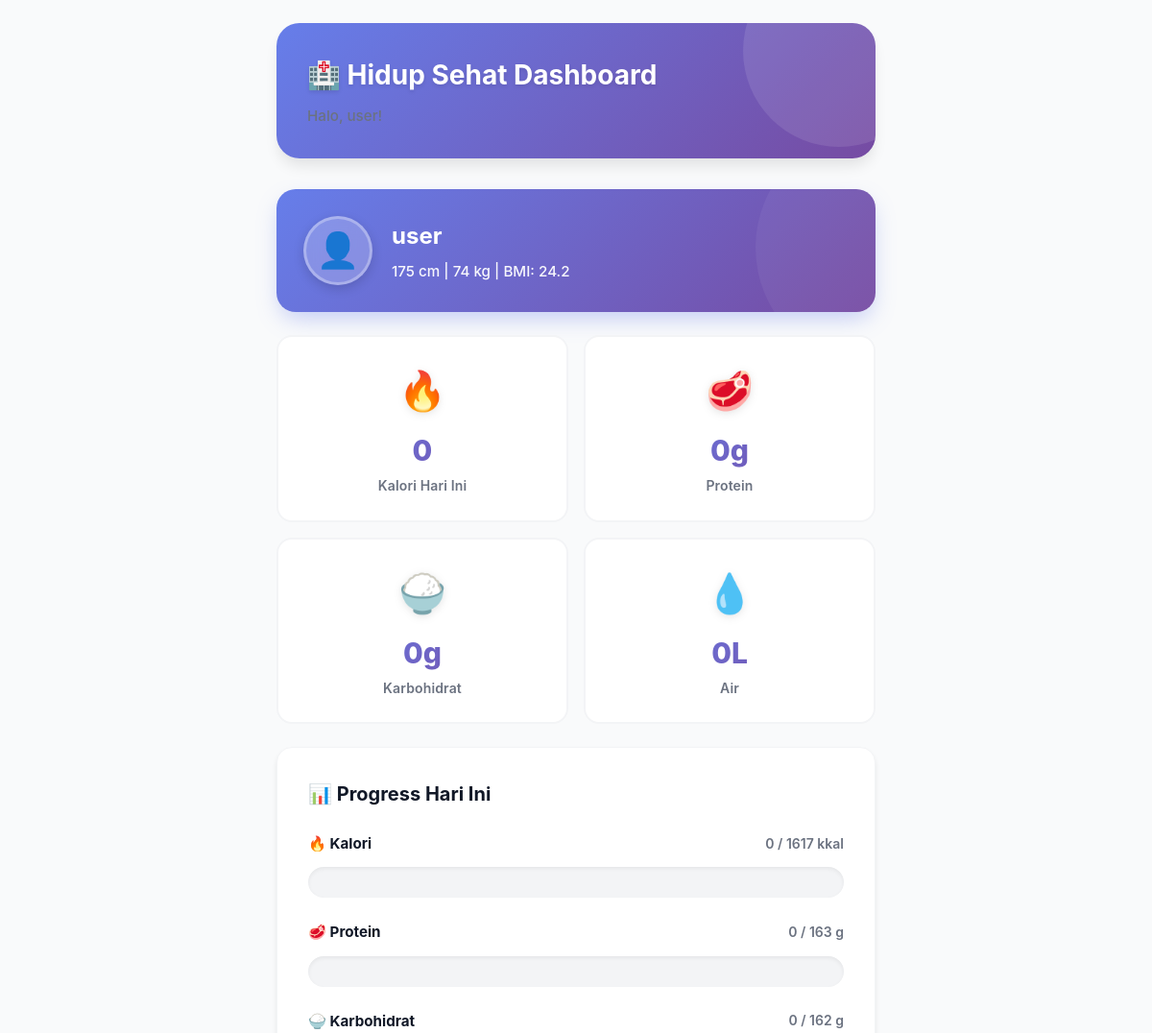
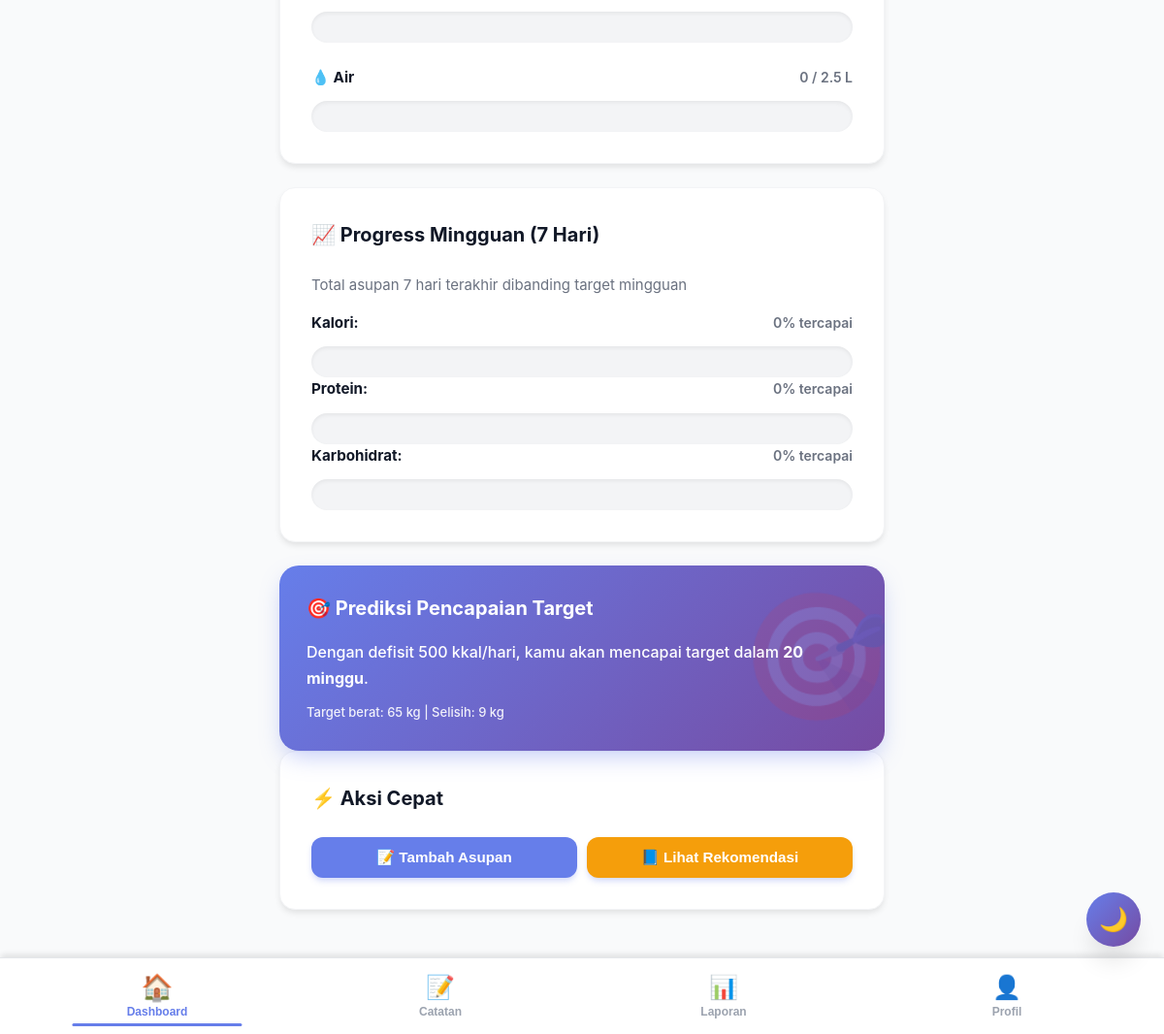
/dashboard.php (signed in), run on the app's committed database (2 pictures, top to bottom).
### tables this page shows
CREATE TABLE `users` (
  `id` int NOT NULL,
  `username` varchar(50) NOT NULL,
  `email` varchar(100) NOT NULL,
  `password` varchar(255) NOT NULL,
  `security_question_1` varchar(255) DEFAULT NULL,
  `security_answer_1` varchar(255) DEFAULT NULL,
  `security_question_2` varchar(255) DEFAULT NULL,
  `security_answer_2` varchar(255) DEFAULT NULL,
  `reset_token` varchar(100) DEFAULT NULL,
  `reset_token_expiry` datetime DEFAULT NULL,
  `nama_lengkap` varchar(100) NOT NULL,
  `usia` int NOT NULL,
  `gender` enum('L','P') NOT NULL COMMENT 'L = Laki-laki, P = Perempuan',
  `tinggi` int NOT NULL COMMENT 'dalam cm',
  `berat` int NOT NULL COMMENT 'dalam kg',
  `aktivitas` enum('rendah','sedang','tinggi') NOT NULL,
  `tujuan` enum('kesehatan','diet','otot') NOT NULL DEFAULT 'kesehatan',
  `berat_target` int DEFAULT NULL COMMENT 'hanya diisi jika tujuan bukan kesehatan',
  `created_at` timestamp NULL DEFAULT CURRENT_TIMESTAMP
);

### includes/functions.php (called while the page is built, shortened)
<?php
function hitungTDEE($berat, $tinggi, $usia, $gender, $aktivitas, $tujuan) {
    $bmr = ($gender === 'L')
        ? (10 * $berat + 6.25 * $tinggi - 5 * $usia + 5)
        : (10 * $berat + 6.25 * $tinggi - 5 * $usia - 161);
    switch($aktivitas) {
        case 'rendah':
            $faktor = 1.2;
            break;
    }
    $tdee = $bmr * $faktor;
    if ($tujuan === 'diet') $tdee -= 500;
    elseif ($tujuan === 'otot') $tdee += 300;
    return max(1200, round($tdee));
}
function rekomendasiNutrisi($tdee, $tujuan, $berat) {
    if ($tujuan === 'diet') {
        return [
            'kalori' => $tdee,
            'protein' => round(2.2 * $berat),
            'karbohidrat' => round(($tdee * 0.4) / 4),
            'lemak' => round(($tdee * 0.3) / 9),
            'air' => 2.5
        ];
    }
}
?>

### pages/dashboard_content.php (the view, shortened to what this page needs)
<div class="profile-card">
    <div class="profile-avatar">👤</div>
    <div class="profile-info">
        <h3><?php echo htmlspecialchars($user['nama_lengkap']); ?></h3>
        <p>
            <?php echo $user['tinggi']; ?> cm | <?php echo $user['berat']; ?> kg | BMI: <?php echo $bmi; ?>
        </p>
    </div>
</div>
<div class="stats-grid">
    <div class="stat-card">
        <div class="stat-icon">🔥</div>
        <div class="stat-value"><?php echo round($total['kalori']); ?></div>
        <div class="stat-label">Kalori Hari Ini</div>
    </div>
    <div class="stat-card">
        <div class="stat-icon">🥩</div>
        <div class="stat-value"><?php echo round($total['protein']); ?>g</div>
        <div class="stat-label">Protein</div>
    </div>
    <div class="stat-card">
        <div class="stat-icon">🍚</div>
        <div class="stat-value"><?php echo round($total['karbohidrat']); ?>g</div>
        <div class="stat-label">Karbohidrat</div>
    </div>
    <div class="stat-card">
        <div class="stat-icon">💧</div>
        <div class="stat-value"><?php echo $total['air']; ?>L</div>
        <div class="stat-label">Air</div>
    </div>
</div>
<div class="card">
    <h3>📊 Progress Hari Ini</h3>
    <div class="progress-container">
        <div class="progress-item">
            <div class="progress-label">
                <span>🔥 Kalori</span>
                <span><?php echo round($total['kalori']); ?> / <?php echo $rekom['kalori']; ?> kkal</span>
            </div>
            <div class="progress-bar">
            </div>
        </div>
        <div class="progress-item">
            <div class="progress-label">
                <span>🥩 Protein</span>
                <span><?php echo round($total['protein']); ?> / <?php echo $rekom['protein']; ?> g</span>
            </div>
            <div class="progress-bar">
            </div>
        </div>
        <div class="progress-item">
            <div class="progress-label">
                <span>🍚 Karbohidrat</span>
                <span><?php echo round($total['karbohidrat']); ?> / <?php echo $rekom['karbohidrat']; ?> g</span>
            </div>
            <div class="progress-bar">
            </div>
        </div>
        <div class="progress-item">
            <div class="progress-label">
                <span>💧 Air</span>
                <span><?php echo $total['air']; ?> / <?php echo $rekom['air']; ?> L</span>
            </div>
            <div class="progress-bar">
            </div>
        </div>
    </div>
</div>
<div class="card">
    <h3>📈 Progress Mingguan (7 Hari)</h3>
    <p style="margin-bottom: 15px; color: var(--text-secondary);">
        Total asupan 7 hari terakhir dibanding target mingguan
    </p>
    <div class="progress-item">
        <div class="progress-label">
            <span><strong>Kalori:</strong></span>
            <span><?php echo $progress_kalori; ?>% tercapai</span>
        </div>
        <div class="progress-bar">
        </div>
    </div>
    <div class="progress-item">
        <div class="progress-label">
            <span><strong>Protein:</strong></span>
            <span><?php echo $progress_protein; ?>% tercapai</span>
        </div>
        <div class="progress-bar">
        </div>
    </div>
    <div class="progress-item">
        <div class="progress-label">
            <span><strong>Karbohidrat:</strong></span>
            <span><?php echo $progress_karbo; ?>% tercapai</span>
        </div>
        <div class="progress-bar">
        </div>
    </div>
</div>
<?php if ($prediksi): ?>
<div class="prediction-card">
    <h4>🎯 Prediksi Pencapaian Target</h4>
    <p><?php echo $prediksi; ?></p>
    <p style="margin-top: 10px; font-size: 13px; opacity: 0.9;">
        Target berat: <?php echo $user['berat_target']; ?> kg |
        Selisih: <?php echo abs($user['berat'] - $user['berat_target']); ?> kg
    </p>
</div>
<?php endif; ?>
<div class="card">
    <h3>⚡ Aksi Cepat</h3>
    <div style="display: grid; grid-template-columns: 1fr 1fr; gap: 10px; margin-top: 15px;">
        <button onclick="window.location.href='dashboard.php?tab=catatan'" class="btn">
            📝 Tambah Asupan
        </button>
        <button onclick="window.location.href='rekomendasi.php'" class="btn" style="background: var(--warning);">
            📘 Lihat Rekomendasi
        </button>
    </div>
</div>

### pages/dashboard_tab.php (shortened to what this page needs)
<?php
$tdee = hitungTDEE($user['berat'], $user['tinggi'], $user['usia'], $user['gender'], $user['aktivitas'], $user['tujuan'], $user['berat_target']);
$rekom = rekomendasiNutrisi($tdee, $user['tujuan'], $user['berat']);
$total = ['karbohidrat' => 0, 'protein' => 0, 'lemak' => 0, 'gula' => 0, 'air' => 0, 'kalori' => 0];
$tujuh_hari_lalu = date('Y-m-d', strtotime('-6 days'));
$stmt = $pdo->prepare("
    SELECT DATE(waktu) as tanggal,
           SUM(kalori) as total_kalori,
           SUM(protein) as total_protein,
           SUM(karbohidrat) as total_karbohidrat
    FROM asupan_detail
    WHERE user_id = ? AND waktu >= ?
    GROUP BY DATE(waktu)
    ORDER BY tanggal ASC
");
$stmt->execute([$user_id, $tujuh_hari_lalu]);
$data_7_hari = $stmt->fetchAll();
$total_kalori_7_hari = array_sum(array_column($data_7_hari, 'total_kalori'));
$total_protein_7_hari = array_sum(array_column($data_7_hari, 'total_protein'));
$total_karbo_7_hari = array_sum(array_column($data_7_hari, 'total_karbohidrat'));
$target_kalori_7_hari = $rekom['kalori'] * 7;
$target_protein_7_hari = $rekom['protein'] * 7;
$target_karbo_7_hari = $rekom['karbohidrat'] * 7;
$progress_kalori = $target_kalori_7_hari > 0 ? round(($total_kalori_7_hari / $target_kalori_7_hari) * 100) : 0;
$progress_protein = $target_protein_7_hari > 0 ? round(($total_protein_7_hari / $target_protein_7_hari) * 100) : 0;
$progress_karbo = $target_karbo_7_hari > 0 ? round(($total_karbo_7_hari / $target_karbo_7_hari) * 100) : 0;
if ($user['tujuan'] !== 'kesehatan' && $user['berat_target']) {
    $selisih_berat = abs($user['berat'] - $user['berat_target']);
    if ($selisih_berat > 0) {
        $defisit_surplus = 500;
        $hari_diperlukan = ceil(($selisih_berat * 7700) / $defisit_surplus);
        $minggu_diperlukan = ceil($hari_diperlukan / 7);
        $prediksi = "Dengan defisit 500 kkal/hari, kamu akan mencapai target dalam <strong>$minggu_diperlukan minggu</strong>.";
    }
}
$tinggi_meter = $user['tinggi'] / 100;
$bmi = round($user['berat'] / ($tinggi_meter * $tinggi_meter), 1);
?>

### assets/css/main.css (style rules this page uses)
:root { --primary: #667eea; --primary-dark: #5568d3; --primary-light: #7c94f5; --secondary: #764ba2; --success: #10b981; --warning: #f59e0b; --danger: #ef4444; --info: #3b82f6; --bg-body: #f9fafb; --bg-card: #ffffff; --text-primary: #111827; --text-secondary: #6b7280; --text-muted: #9ca3af; --border: #e5e7eb; --border-light: #f3f4f6; --shadow-sm: 0 1px 2px 0 rgba(0, 0, 0, 0.05); --shadow: 0 4px 6px -1px rgba(0, 0, 0, 0.1); --shadow-md: 0 10px 15px -3px rgba(0, 0, 0, 0.1); --shadow-lg: 0 20px 25px -5px rgba(0, 0, 0, 0.1); --space-xs: 0.25rem; --space-sm: 0.5rem; --space-md: 1rem; --space-lg: 1.5rem; --space-xl: 2rem; --radius-sm: 0.375rem; --radius: 0.5rem; --radius-md: 0.75rem; --radius-lg: 1rem; --radius-xl: 1.5rem; --radius-full: 9999px; }
* { margin: 0; padding: 0; box-sizing: border-box; }
html { background: var(--bg-body); }
body { font-family: 'Inter', 'SF Pro Display', -apple-system, BlinkMacSystemFont, 'Segoe UI', sans-serif; background: var(--bg-body); color: var(--text-primary); line-height: 1.6; padding-bottom: 80px; transition: background-color 0.3s cubic-bezier(0.4, 0, 0.2, 1), color 0.3s cubic-bezier(0.4, 0, 0.2, 1); font-size: 15px; -webkit-font-smoothing: antialiased; -moz-osx-font-smoothing: grayscale; }
.card { background: var(--bg-card); padding: var(--space-xl); margin-bottom: var(--space-lg); border-radius: var(--radius-lg); box-shadow: var(--shadow); transition: all 0.3s cubic-bezier(0.4, 0, 0.2, 1); border: 1px solid var(--border-light); }
.card h3 { margin-bottom: var(--space-lg); color: var(--text-primary); font-size: 1.25rem; font-weight: 700; display: flex; align-items: center; gap: var(--space-sm); }
.btn { display: inline-flex; align-items: center; justify-content: center; gap: var(--space-sm); padding: 0.75rem 1.5rem; background: var(--primary); color: white; border: none; border-radius: var(--radius-md); cursor: pointer; font-size: 0.95rem; font-weight: 600; transition: all 0.3s cubic-bezier(0.4, 0, 0.2, 1); text-decoration: none; box-shadow: 0 4px 6px -1px rgba(102, 126, 234, 0.3); }

### data on the page
users: nama_lengkap "user", tinggi "175", berat "74", bmi "24.2", minggu_diperlukan "20", berat_target "65", abs($user['berat'] - $user['berat_target']) "9"

### other printed values
$total['kalori'] "0"
$total['protein'] "0"
$total['karbohidrat'] "0"
$total['air'] "0"
$rekom['kalori'] "1617"
$rekom['protein'] "163"
$rekom['karbohidrat'] "162"
$rekom['air'] "2.5"
$progress_kalori "0"
$progress_protein "0"
$progress_karbo "0"
